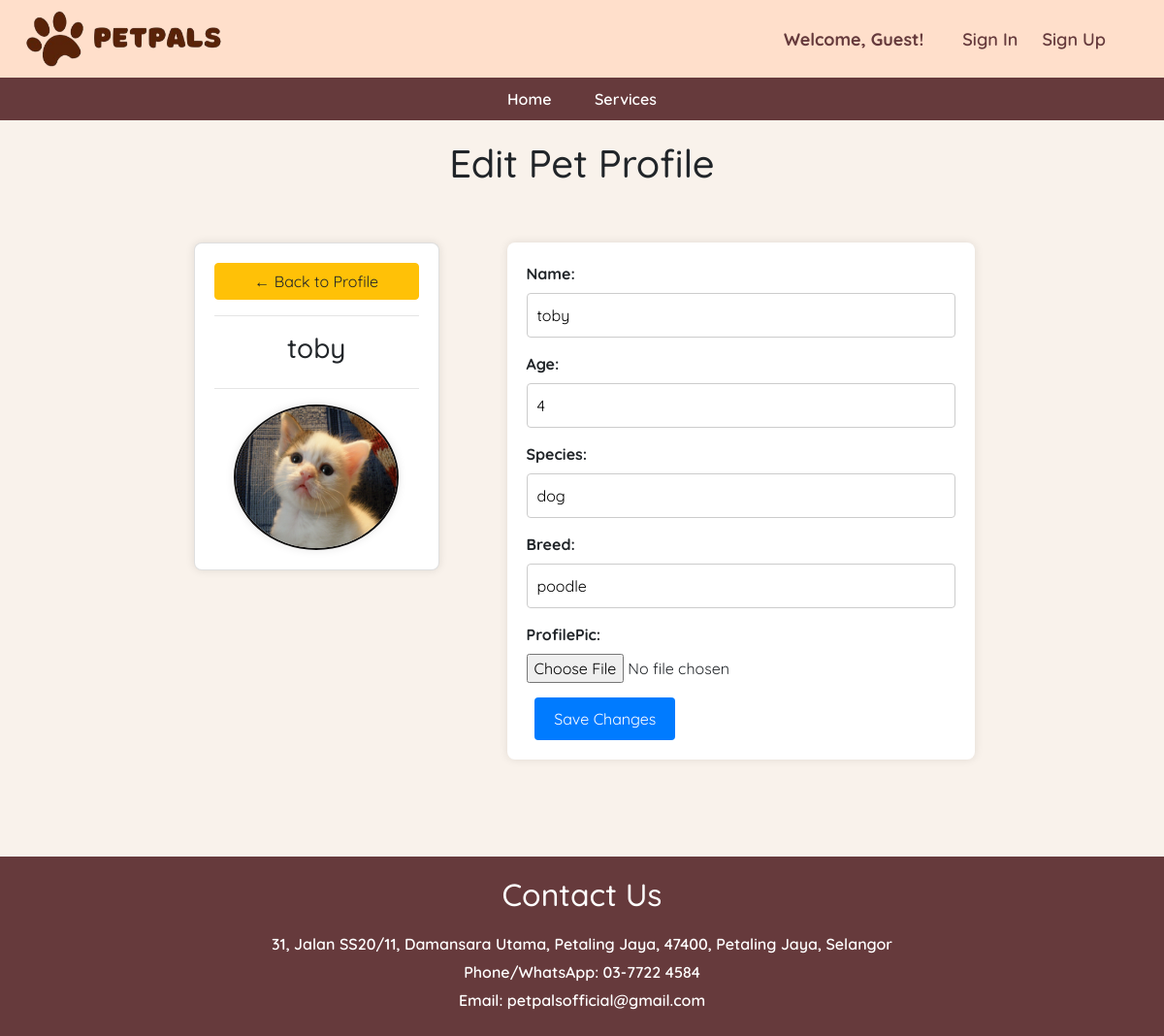
The app's page /edit_pet/7 with its own data.
### main/models.py (models this page shows, shortened)
class Pet(models.Model):
    name = models.CharField(max_length=20)
    owner = models.ForeignKey(Owner, null=True, on_delete=models.CASCADE)
    age = models.PositiveBigIntegerField()
    species = models.CharField(max_length=50)
    breed = models.CharField(max_length=50)
    profile_pic = models.ImageField(default="profile.jpg", null=True, blank=True)

### main/views.py (the view)
# urls.py: path('edit_pet/<int:pet_id>', views.edit_pet, name="edit_pet"),
def edit_pet(request, pet_id):
    pet_instance = get_object_or_404(Pet, id=pet_id)
    if request.method == 'POST':
        form = PetForm(request.POST, request.FILES, instance=pet_instance)
        if form.is_valid():
            pet = form.save(commit=False)
            pet.save()
            return redirect('edit_pet',pet_id=pet_id)
    else:
        form = PetForm(initial={
            'name': pet_instance.name,
            'owner': pet_instance.owner,
            'age': pet_instance.age,
            'species': pet_instance.species,
            'breed': pet_instance.breed,
            'profile_pic':pet_instance.profile_pic
        })
    context = {
        'form': form,
        'pet_instance': pet_instance
    }
    return render(request, 'edit_pet.html', context)

### main/forms.py
class PetForm(forms.ModelForm):
    class Meta:
        model = Pet
        fields = ['name','age','species','breed','profile_pic']

### main/templates/edit_pet.html (shortened to what this page needs)
{% extends 'base.html' %}
{% block content %}
{% load static %}
<body>
    <h1 class="ti">Edit Pet Profile</h1>
    <div class="row">
        <div class="col-md-5">
            <div class="card card-body">
                <a class="btn btn-warning" href="{% url 'petprofile' %}"> &#8592; Back to Profile</a>
                <hr>
                <h3 style="text-align: center">{{ pet_instance.name }}</h3>
                <hr>
                {% if pet_instance.profile_pic %}
                    <img class="profile_pic" src="{{ pet_instance.profile_pic.url }}" >
                {% else %}
                    <img class="profile_pic" src="{% static 'image/profile.jpg' %}" >
                {% endif %}
            </div>
        </div>
        <div class="col-md-5">
            <form method="post" enctype="multipart/form-data">
                <div class="container">
                    <div class=" form-group">
                        <label for="id_name">Name:</label>
                        <input type="text" id="id_name" name="name" value="{{ pet_instance.name }}">
                    </div>
                    <div class=" form-group">
                        <label for="id_age">Age:</label>
                        <input type="text" id="id_age" name="age" value="{{ pet_instance.age }}">
                    </div>
                    <div class=" form-group">
                        <label for="id_species">Species:</label>
                        <input type="text" id="id_species" name="species" value="{{ pet_instance.species }}">
                    </div>
                    <div class=" form-group">
                        <label for="id_breed">Breed:</label>
                        <input type="text" id="id_breed" name="breed" value="{{ pet_instance.breed }}">
                    </div>
                    <div class=" form-group">
                        <label for="id_profilepic">ProfilePic:</label>
                        <input type="file" id="id_profilepic" name="profile_pic"value="{{ pet_instance.profile_pic }}">
                    </div>
                    <div class="button-container">
                        <button type="submit">Save Changes</button>
                    </div>
                </div>
            </form>
        </div>
    </div>
</body>
</html>
{% endblock %}

### main/templates/base.html (style rules this page uses)
body { font-family: "Quicksand", sans-serif; font-optical-sizing: auto; font-weight: 600; font-style: normal; margin: 0; padding: 0; background-color: #F9F2EB; }
.ti { margin-top: 20px; }

### main/templates/edit_pet.html (style rules this page uses)
.container { max-width: 700px; margin-top: 50px ; margin-right: 10px; margin-left: 10px; background-color: #fff; padding: 20px; border-radius: 8px; box-shadow: 0 0 10px rgba(0, 0, 0, 0.1); }
.card { max-width: 350px; border-radius: 8px; margin-left: 200px; margin-right: 30px; margin-top: 50px; padding: 20px; box-shadow: 0 0 10px rgba(0, 0, 0, 0.1); }
h1 { text-align: center; }
form { margin-top: 20px; }
form .form-group { margin-bottom: 15px; }
form label { display: block; font-weight: bold; }
form input[type="text"], form input[type="email"], #id_age { width: 100%; padding: 10px; border: 1px solid #ccc; border-radius: 4px; box-sizing: border-box; }
form button[type="submit"] { background-color: #007bff; color: #fff; padding: 10px 20px; border: none; border-radius: 4px; cursor: pointer; font-size: 16px; }
.button-container { padding-left: 2%; }
.profile_pic { width: 170px; height: 150px; border-radius: 50%; margin: 0 auto; overflow: hidden; border: 2px solid #100f0f; box-shadow: 0 0 10px rgba(0, 0, 0, 0.1); }

### records on screen
Pet: name "toby", profile_pic (picture), age "4", species "dog", breed "poodle"
